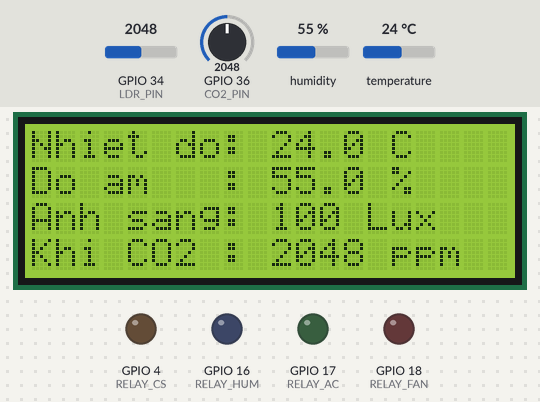
A program run on a simulated ESP32. Parts: 20×4 character LCD, output pins drawn as LEDs (lit = HIGH). The inputs (shaded band) are chosen by the test bench; at power-on: temperature 24 °C, GPIO 36 (CO2_PIN) = 2048, GPIO 34 (LDR_PIN) = 2048, humidity 55 %. WiFi joins after 1.5 s; servers stay silent unless stated; no MQTT or app messages arrive unless stated; what the program prints to the serial monitor is not drawn.

Above: at 2.7 s.
2.8 s: temperature set to 1 °C
At 4.9 s:
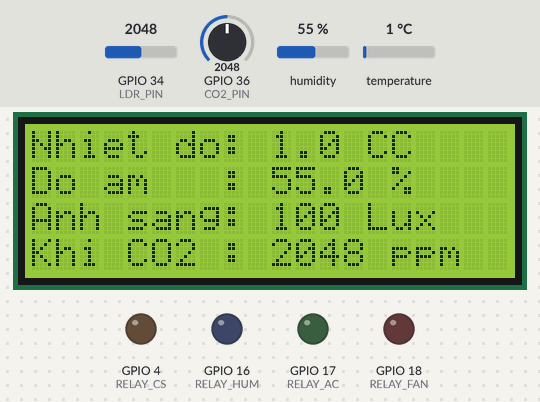
6.1 s: GPIO 36 (CO2_PIN) set to 1063
At 8.1 s:
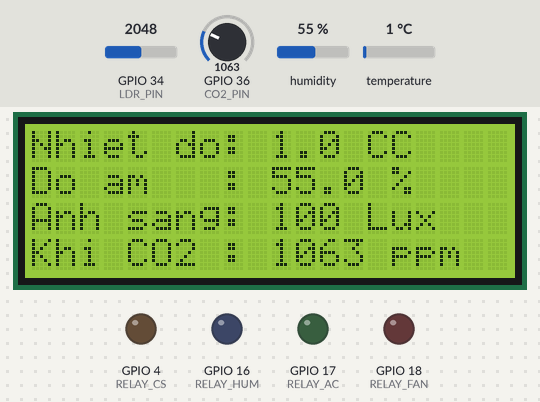
9.2 s: GPIO 36 (CO2_PIN) set to 949
At 11.7 s:
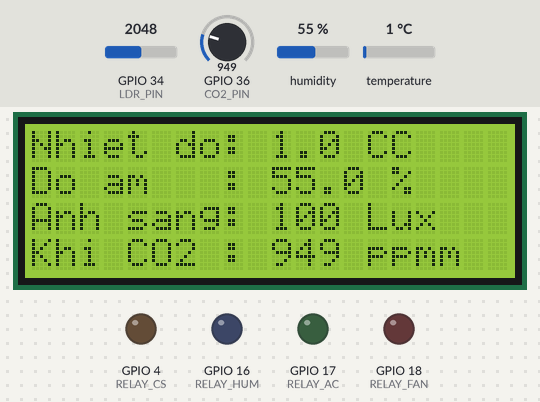
12.3 s: GPIO 34 (LDR_PIN) set to 2081
At 15.1 s:
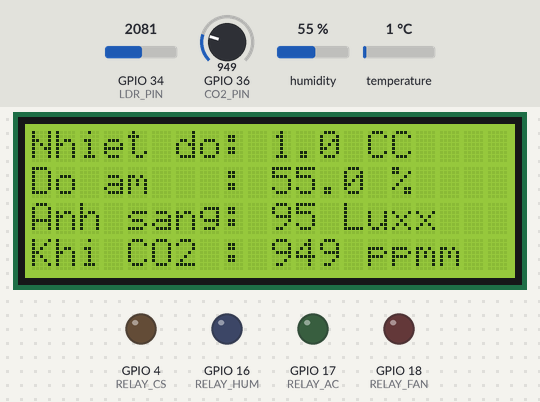
15.4 s: temperature set to 12 °C
At 18.1 s:
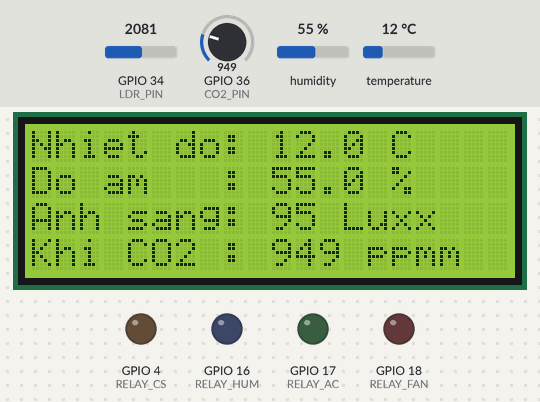
18.4 s: GPIO 34 (LDR_PIN) set to 1228
At 21.3 s:
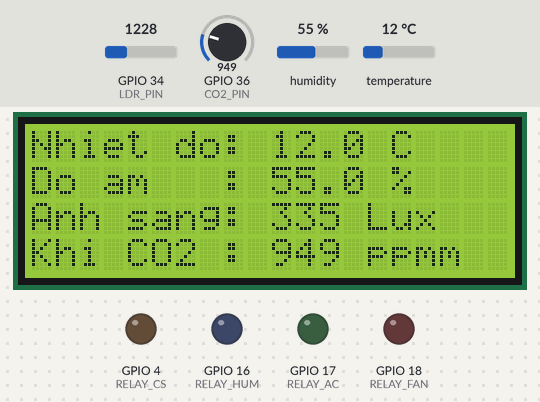
Timing chart, 0 to 22.5 s (numbered marks = the images above; inputs shaded):
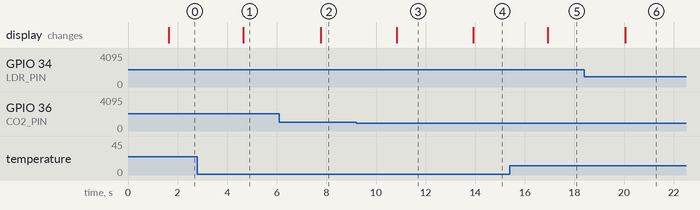

Measured:
- the behaviour switches between 1000 and 999 on GPIO 36 (CO2_PIN) (found by bisection; images 2 and 3)
- the behaviour switches between 2048 and 2049 on GPIO 34 (LDR_PIN) (found by bisection; images 3 and 4)
- after the input at 2.8 s, the display: changes after 1.9 s (image 1)
- after the input at 6.1 s, the display: changes after 1.7 s (image 2)
- after the input at 9.2 s, the display: changes after 1.6 s (image 3)
- after the input at 12.3 s, the display: changes after 1.6 s (image 4)
- after the input at 15.4 s, the display: changes after 1.5 s (image 5)
- after the input at 18.4 s, the display: changes after 1.7 s (image 6)

The program:

main.cpp
```cpp
#include <WiFi.h>
#include <WiFiClientSecure.h>
#include <PubSubClient.h>
#include <DHT.h>
#include <ArduinoJson.h>
#include <LiquidCrystal_I2C.h>

const char* ssid = "Wokwi-GUEST";
const char* password = "";
const char* mqtt_broker = "66134711837f4104800192a63e1b7f97.s1.eu.hivemq.cloud";
const char* mqtt_user = "huyng";
const char* mqtt_password = "Huy12345";
const int mqtt_port = 8883;

const float GAMMA = 0.7;
const float RL10 = 50;

const char* base_topic = "kho_iot/TB01";
const char* config_topic = "kho_iot/kichban/TB01";
const char* mode_topic = "kho_iot/system/mode";
const char* control_topic = "kho_iot/TB01/cmd";
const char* ack_topic = "kho_iot/ack/TB01";
bool systemManual = false; // Cờ chế độ toàn cục

#define RELAY_FAN 18
#define RELAY_AC  17
#define RELAY_HUM 16
#define RELAY_CS 4
#define DHTPIN 12
#define DHTTYPE DHT22
#define LDR_PIN 34
#define CO2_PIN 36

LiquidCrystal_I2C lcd(0x27, 20, 4);
DHT dht(DHTPIN, DHTTYPE);
WiFiClientSecure espClient;
PubSubClient client(espClient);

struct KichBan {
  String kieuVao; String phepSoSanh;
  float nguong; int chanRa; int hanhDong;
};

KichBan dsKichBan[5];
int soLuongKichBan = 0;
float lastT = 0, lastH = 0;
float lastCO2 = 0, lastLux = 0;
bool statusFan = false, statusAC = false, statusHum = false;
bool statusWindow = false;
bool manualMode[3] = {false, false, false};

SemaphoreHandle_t xMutex;

float docGiaTriLux() {
  int giaTriAnalog = analogRead(LDR_PIN);
  if (giaTriAnalog == 0) return 0;

  float dienAp = giaTriAnalog * 3.3 / 4095.0;
  float dienTroLdr = 10000 * dienAp / (3.3 - dienAp);
  float giaTriLux = pow(RL10 * 1e3 * pow(10, GAMMA) / dienTroLdr, (1 / GAMMA));

  return giaTriLux;
}

void hienThiLCD(float t, float h, float co2, float lux) {
  lcd.setCursor(0, 0);
  lcd.print("Nhiet do: "); lcd.print(t, 1); lcd.print(" C");
  lcd.setCursor(0, 1);
  lcd.print("Do am   : "); lcd.print(h, 1); lcd.print(" %");
  lcd.setCursor(0, 2);
  lcd.print("Anh sang: "); lcd.print(lux, 0); lcd.print(" Lux");
  lcd.setCursor(0, 3);
  lcd.print("Khi CO2 : "); lcd.print(co2, 0); lcd.print(" ppm");
}

void publishState(float t, float h, float co2, float lux) {
  StaticJsonDocument<256> doc;
  doc["t"] = t;
  doc["h"] = h;
  doc["co2"] = co2;
  doc["as"] = lux;
  doc["fan"] = statusFan ? 1 : 0;
  doc["ac"] = statusAC ? 1 : 0;
  doc["hum"] = statusHum ? 1 : 0;
  doc["win"] = statusWindow ? 1 : 0;
  doc["s"] = 1;

  char buffer[256];
  serializeJson(doc, buffer);

  client.publish(base_topic, buffer);
  client.publish("kho_iot/TB01/status", buffer);

  Serial.print("[MQTT] Đã gửi: T:"); Serial.print(t);
  Serial.print(", H:"); Serial.print(h);
  Serial.print(", CO2:"); Serial.print(co2);
  Serial.print(", LUX:"); Serial.println(lux);
}

void callback(char* topic, byte* payload, unsigned int length) {
  StaticJsonDocument<1024> doc;
  if (deserializeJson(doc, payload, length)) return;

  String top = String(topic);

  if (top == mode_topic) {
    String mode = doc["mode"];
    systemManual = (mode == "MANUAL");
    Serial.print("[SYSTEM] Che đo hien tai: ");
    Serial.println(mode);
    return;
  }

  if (top == config_topic) {
    Serial.println("[CONFIG] Đang nhan kich ban");
    if (xSemaphoreTake(xMutex, portMAX_DELAY)) {
      for(int i=0; i<3; i++) manualMode[i] = false;
      JsonArray rules = doc["data"].as<JsonArray>();
      soLuongKichBan = rules.size();
      for (int i = 0; i < soLuongKichBan && i < 5; i++) {
        JsonObject v = rules[i];
        dsKichBan[i].kieuVao = v["in"].as<String>();
        dsKichBan[i].phepSoSanh = v["op"].as<String>();
        dsKichBan[i].nguong = v["val"].as<float>();
        String out = v["out"].as<String>();
        if (out == "q") dsKichBan[i].chanRa = RELAY_FAN;
        else if (out == "a") dsKichBan[i].chanRa = RELAY_AC;
        else if (out == "cs") dsKichBan[i].chanRa = RELAY_CS;
        else dsKichBan[i].chanRa = RELAY_HUM;
        dsKichBan[i].hanhDong = (v["act"] == "ON") ? 1 : 0;
      }
      xSemaphoreGive(xMutex);
      Serial.print("[CONFIG] Da ap dung ");
      Serial.print(soLuongKichBan);
      Serial.println(" kich ban.");
      client.publish(ack_topic, "{\"status\":\"rules_applied\"}");
    }
  }
  else if (top == control_topic) {
    if (systemManual) {
        String device = doc["device"];
        bool act = (doc["act"] == "ON");

        if (device == "q") { statusFan = act; digitalWrite(RELAY_FAN, act); }
        else if (device == "a") { statusAC = act; digitalWrite(RELAY_AC, act); }
        else if (device == "h") { statusHum = act; digitalWrite(RELAY_HUM, act); }
        else if (device == "cs") { statusWindow = act; digitalWrite(RELAY_CS, act); }

        publishState(dht.readTemperature(), dht.readHumidity(), analogRead(CO2_PIN), docGiaTriLux());
    }
  }
}

void TaskMQTT(void *pvParameters) {
  for (;;) {
    if (!client.connected()) {
      Serial.print("[SYSTEM] MQTT Lost. Reconnecting...");

      const char* willTopic = "kho_iot/TB01/status";
      const char* billMsg = "{\"s\":0}";

      if (client.connect("ESP32_TB01", mqtt_user, mqtt_password, willTopic, 1, true, billMsg)) {
        Serial.println(" Success!");
        client.subscribe(config_topic);
        client.subscribe(control_topic);
        client.subscribe(mode_topic);

        // Sau khi kết nối xong, báo ngay trạng thái Online (s=1)
        publishState(dht.readTemperature(), dht.readHumidity(), analogRead(CO2_PIN), docGiaTriLux());
      } else {
        Serial.println(" Failed.");
        vTaskDelay(30000 / portTICK_PERIOD_MS);
      }
    }

    if (client.connected()) {
      client.loop();
      vTaskDelay(50 / portTICK_PERIOD_MS);
    } else {
      vTaskDelay(1000 / portTICK_PERIOD_MS);
    }
  }
}

void TaskLogic(void *pvParameters) {
  for (;;) {
    float t = dht.readTemperature();
    float h = dht.readHumidity();
    float co2 = (float)analogRead(CO2_PIN);
    float lux = docGiaTriLux();
    hienThiLCD(t, h, co2, lux);

    if (!isnan(t) && !isnan(h)) {
      bool coThayDoi = false;
      if (abs(t - lastT) > 0.5 ||
          abs(h - lastH) > 2.0 ||
          abs(co2 - lastCO2) > 50.0 ||
          abs(lux - lastLux) > 100.0) {

        coThayDoi = true;
        lastT = t;
        lastH = h;
        lastCO2 = co2;
        lastLux = lux;
      }

      if (xSemaphoreTake(xMutex, portMAX_DELAY)) {
        if(!systemManual){
            bool nextFan = false; bool nextAC = false; bool nextHum = false; bool nextCS = false;
            for (int i = 0; i < soLuongKichBan; i++) {
              bool trigger = false;
              float val = 0;
              if (dsKichBan[i].kieuVao == "t") val = t;
              else if (dsKichBan[i].kieuVao == "h") val = h;
              else if (dsKichBan[i].kieuVao == "as") val = lux;
              else if (dsKichBan[i].kieuVao == "co2") val = co2;

              if (dsKichBan[i].phepSoSanh == ">") trigger = (val > dsKichBan[i].nguong);
              else if (dsKichBan[i].phepSoSanh == "<") trigger = (val < dsKichBan[i].nguong);

              if (trigger) {
                if (dsKichBan[i].chanRa == RELAY_FAN) nextFan = (dsKichBan[i].hanhDong == 1);
                if (dsKichBan[i].chanRa == RELAY_AC) nextAC = (dsKichBan[i].hanhDong == 1);
                if (dsKichBan[i].chanRa == RELAY_HUM) nextHum = (dsKichBan[i].hanhDong == 1);
                if (dsKichBan[i].chanRa == RELAY_CS) nextCS = (dsKichBan[i].hanhDong == 1);
              }
            }

            if (nextFan != statusFan || nextAC != statusAC || nextHum != statusHum || nextCS != statusWindow || coThayDoi) {
              statusFan = nextFan; statusAC = nextAC; statusHum = nextHum; statusWindow = nextCS;
              digitalWrite(RELAY_FAN, statusFan);
              digitalWrite(RELAY_AC, statusAC);
              digitalWrite(RELAY_HUM, statusHum);
              digitalWrite(RELAY_CS, statusWindow);
              publishState(t, h, co2, lux);
            }
        }
        xSemaphoreGive(xMutex);
      }
    }
    vTaskDelay(3000 / portTICK_PERIOD_MS);
  }
}

void setup() {
  Serial.begin(115200);
  lcd.init();
  lcd.backlight();
  pinMode(RELAY_CS, OUTPUT);
  pinMode(RELAY_FAN, OUTPUT); pinMode(RELAY_AC, OUTPUT); pinMode(RELAY_HUM, OUTPUT);
  dht.begin();
  xMutex = xSemaphoreCreateMutex();

  Serial.print("[SYSTEM] Connecting to WiFi");
  WiFi.begin(ssid, password);
  while (WiFi.status() != WL_CONNECTED) {
    delay(500);
    Serial.print(".");
  }
  Serial.println(" Connected!");

  espClient.setInsecure();
  client.setBufferSize(512);

  client.setServer(mqtt_broker, mqtt_port);
  client.setKeepAlive(15);
  client.setBufferSize(1024);
  client.setCallback(callback);

  xTaskCreatePinnedToCore(TaskMQTT, "TaskMQTT", 10240, NULL, 2, NULL, 0);
  xTaskCreatePinnedToCore(TaskLogic, "TaskLogic", 4096, NULL, 1, NULL, 1);
}

void loop() { vTaskDelete(NULL); }
```
